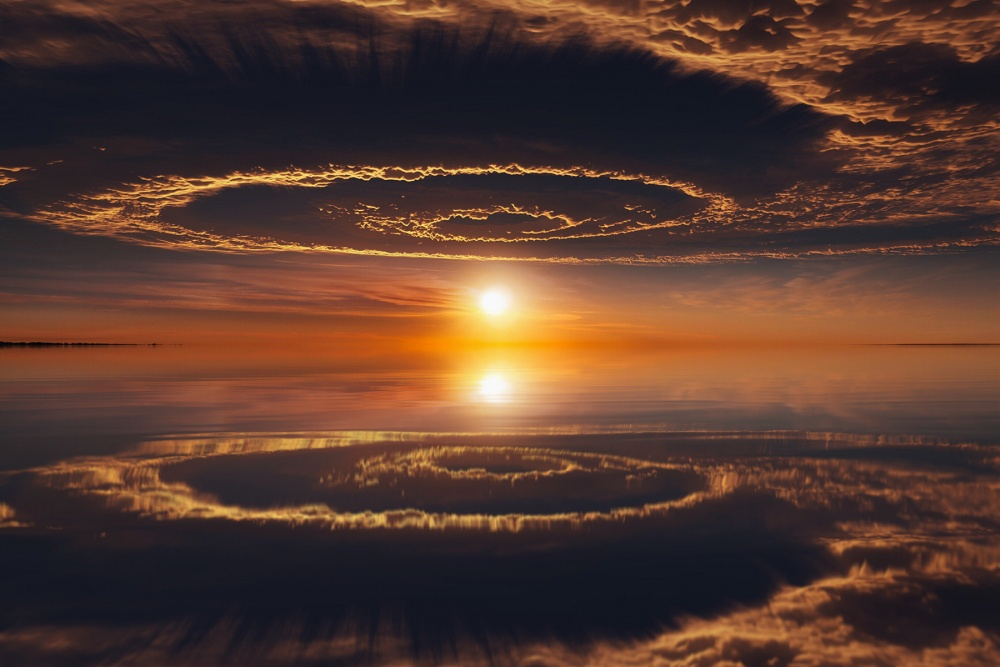
#> input picture images/1.jpg, 1000 x 667 px, found by its file name
$ jupyter execute --allow-errors 09.ipynb
#> lines starting #> are read from the running program, lines starting #| are printed output that depends on the picture
[cell 1]
from PIL import Image
import matplotlib.pyplot as plt
import numpy as np

[cell 2]
my_path = 'C:/Users/QUOC DAT/Downloads/computer-vision-main/computer-vision-main/images/1.jpg'

img = Image.open(my_path)
#> img is the input picture: PIL image 1000x667 RGB; mean R, G, B 86.6, 57.8, 46.6
plt.imshow(img)

#> (a cell that did not finish here is left out)

#> (a cell that did not finish here is left out)

[cell 5]
plt.figure()
#> (the rest of this cell did not finish here and is left out)

[cell 6]
plt.figure()
plt.gray()
#> (the rest of this cell did not finish here and is left out)

[cell 7]
my_path = 'C:/Users/QUOC DAT/Downloads/computer-vision-main/computer-vision-main/images/2.jpg'
im = Image.open(my_path).convert("L")
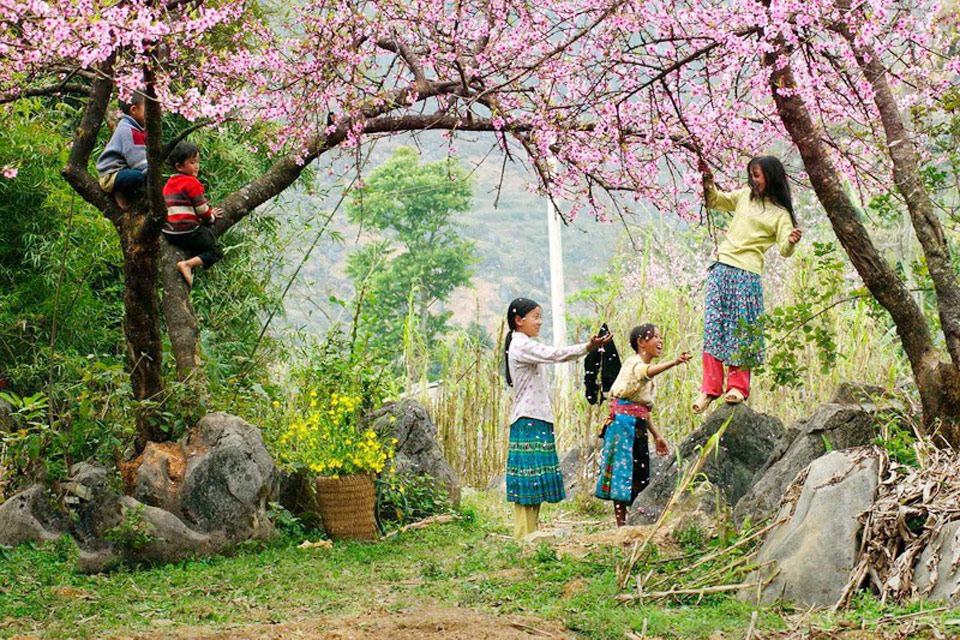
#> input picture images/2.jpg, 960 x 640 px, found by its file name
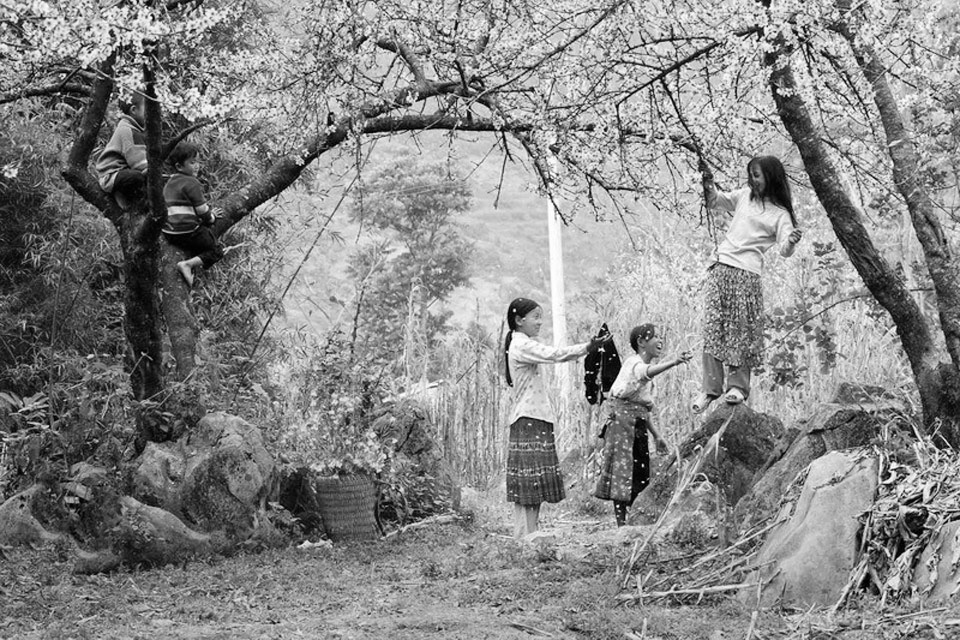
#> im: PIL image 960x640 L; min 0, max 255, mean 135.7
plt.imshow(im)
plt.figure()
plt.gray()
plt.axis('equal')
plt.show()
